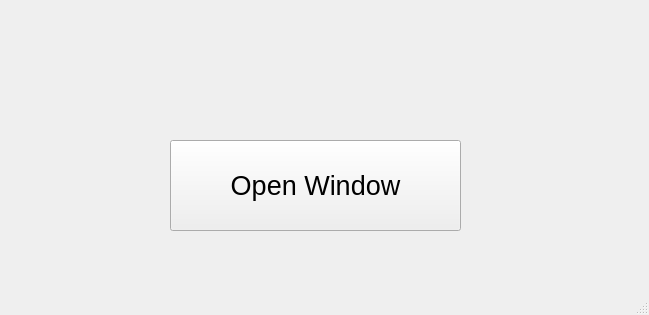
<?xml version="1.0" encoding="UTF-8"?>
<ui version="4.0">
 <class>MainWindow</class>
 <widget class="QMainWindow" name="MainWindow">
  <property name="geometry">
   <rect>
    <x>0</x>
    <y>0</y>
    <width>649</width>
    <height>315</height>
   </rect>
  </property>
  <property name="windowTitle">
   <string>MainWindow</string>
  </property>
  <widget class="QWidget" name="centralwidget">
   <widget class="QPushButton" name="pushButton">
    <property name="geometry">
     <rect>
      <x>170</x>
      <y>140</y>
      <width>291</width>
      <height>91</height>
     </rect>
    </property>
    <property name="font">
     <font>
      <pointsize>20</pointsize>
     </font>
    </property>
    <property name="text">
     <string>Open Window</string>
    </property>
   </widget>
  </widget>
  <widget class="QMenuBar" name="menubar">
   <property name="geometry">
    <rect>
     <x>0</x>
     <y>0</y>
     <width>649</width>
     <height>26</height>
    </rect>
   </property>
  </widget>
  <widget class="QStatusBar" name="statusbar"/>
 </widget>
 <resources/>
 <connections/>
</ui>
